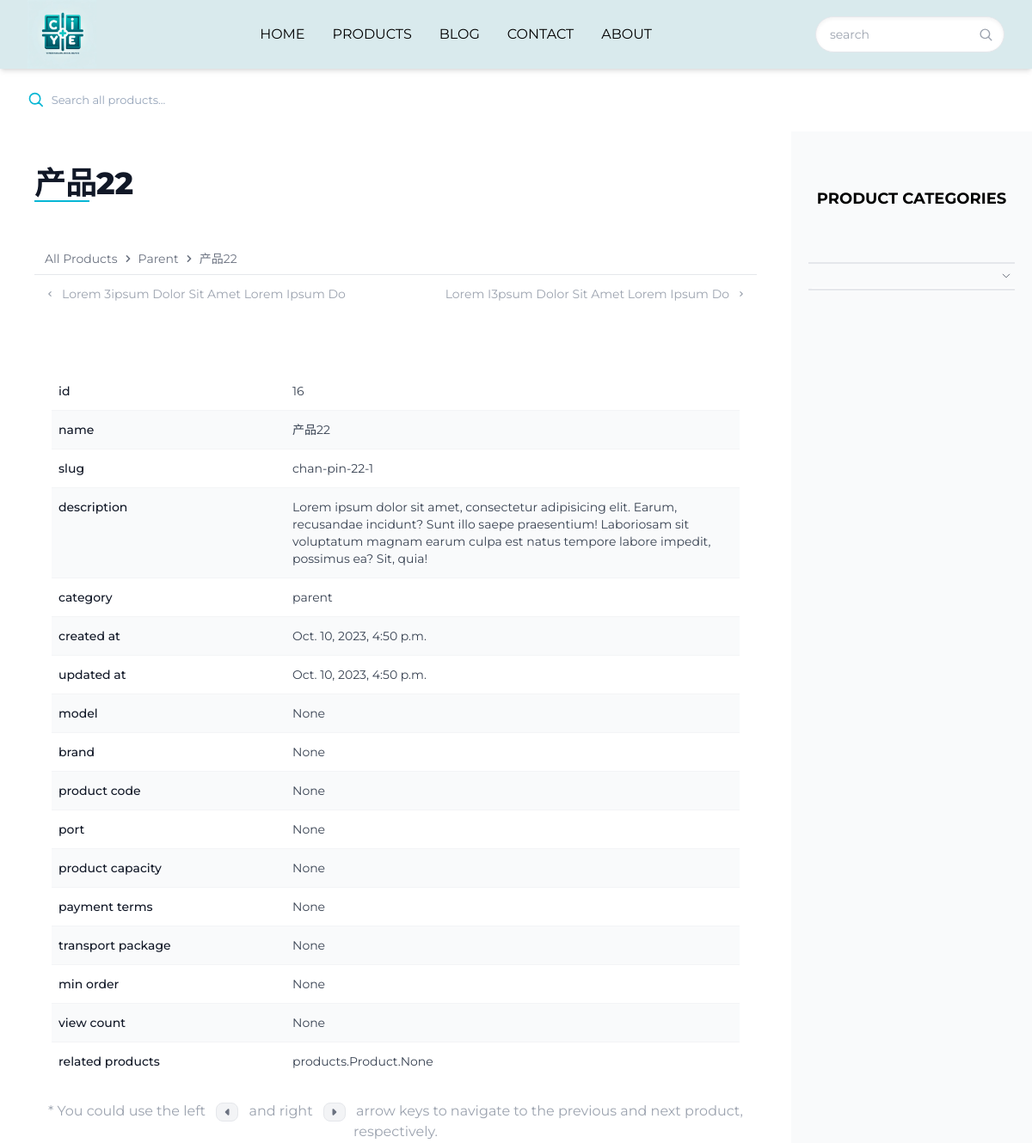
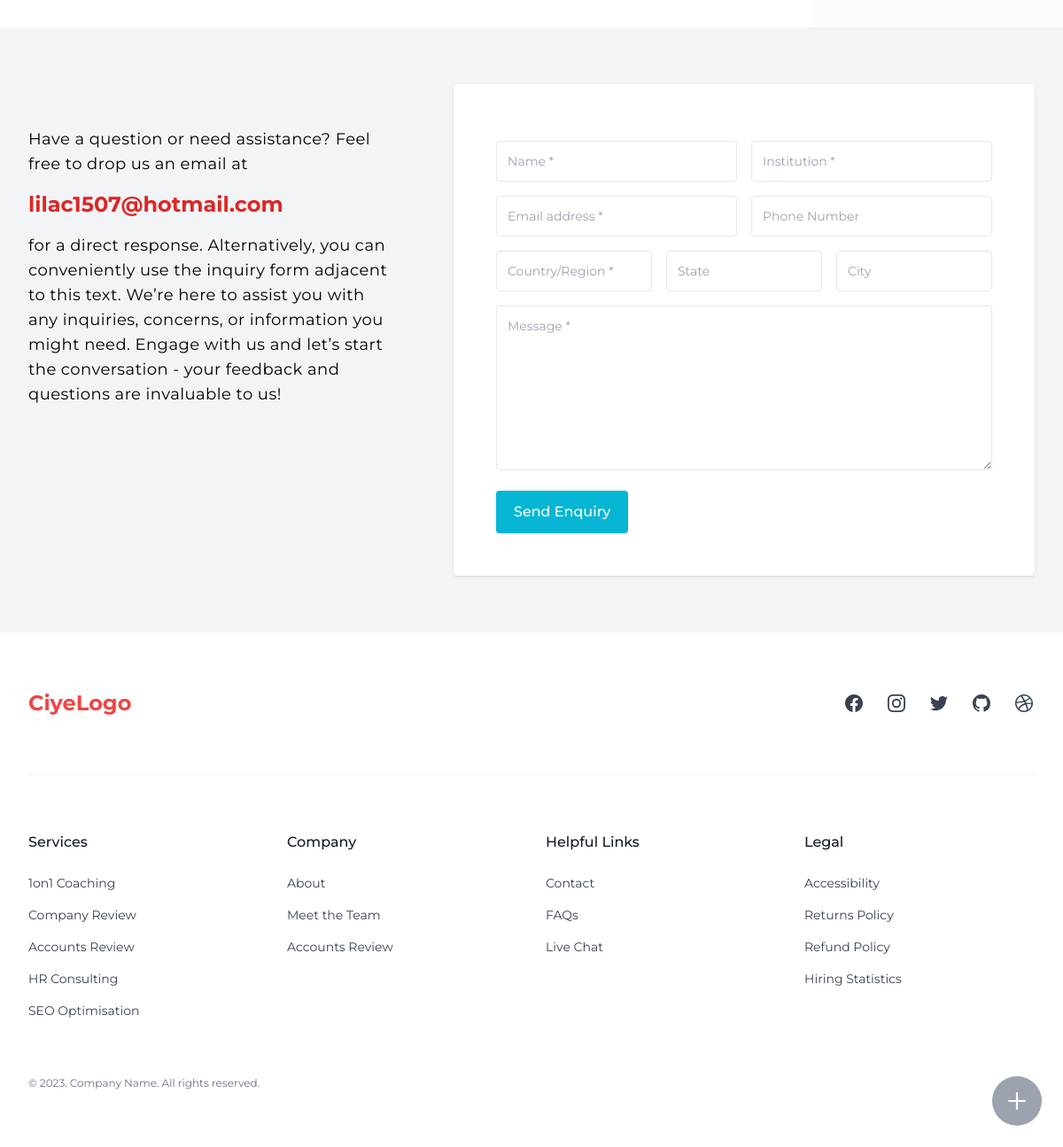
/products/detail/all-products/parent/chan-pin-22-1/, run on the app's committed database (2 pictures, top to bottom).
### products/models.py (models this page shows, shortened)
class Product(models.Model):
    name = models.CharField(max_length=100,db_index=True)
    slug = models.SlugField(max_length=100,blank=True,null=True,unique=True,db_index=True)
    description = models.TextField(blank=True, null=True,db_index=True)
    custom_order = models.IntegerField(default=0)
    category = models.ForeignKey(
        Category, on_delete=models.CASCADE, related_name='products', blank=True, null=True)
    is_active = models.BooleanField(default=True)
    is_featured = models.BooleanField(default=False)
    created_at = models.DateTimeField(auto_now_add=True)
    updated_at = models.DateTimeField(auto_now=True)
    page_title = models.CharField(max_length=100, null=True, blank=True)
    page_keywords = models.CharField(max_length=100, null=True, blank=True)
    page_description = models.TextField(null=True, blank=True)
    model = models.CharField(max_length=100, null=True, blank=True)
    brand = models.CharField(max_length=100, null=True, blank=True)
    product_code = models.CharField(max_length=100, null=True, blank=True)
    port = models.CharField(max_length=100, null=True, blank=True)
    product_capacity = models.CharField(max_length=100, null=True, blank=True)
    payment_terms = models.CharField(max_length=100, null=True, blank=True)
    transport_package = models.CharField(max_length=100, null=True, blank=True)
    min_order = models.CharField(max_length=100, null=True, blank=True)
    related_products = models.ManyToManyField('self',blank=True)
    tags = TaggableManager(blank=True)
    view_count = models.OneToOneField(ViewCount,on_delete=models.CASCADE,null=True,blank=True)
    objects = CommonManager()
    class Meta:
        ordering = ['-is_active','-is_featured','custom_order','-name']
    def get_absolute_url(self):
        category_path = '/'.join([cat.slug for cat in self.category.get_ancestors(include_self=True)])
        return reverse('product-detail', args=[category_path, self.slug])

class Category(MPTTModel):
    name = models.CharField(max_length=50, unique=True)
    slug = models.SlugField(max_length=100, unique=True,null=True,blank=True)
    description = models.CharField(max_length=200, blank=True, null=True)
    parent = TreeForeignKey('self', on_delete=models.CASCADE,
                            null=True, blank=True, related_name='children')
    custom_order = models.IntegerField(default=0)
    created_at = models.DateTimeField(auto_now_add=True)
    updated_at = models.DateTimeField(auto_now=True)
    class MPTTMeta:
        order_insertion_by = ['-custom_order', 'name']
    def __str__(self) -> str:
        return self.name
    class Meta:
        verbose_name_plural = 'Categories'
    def get_absolute_url(self):
        url_list = [self.slug]
        parent = self.parent
        while parent:
            url_list.insert(0, parent.slug)
            parent = parent.parent
        category_path = '/'.join(url_list)
        return reverse('category-products', args=[category_path])

### pages/models.py (models this page shows, shortened)
class ContactInformation(BaseModel):
    name = models.CharField(max_length=50,null=True,blank=True,unique=True)
    info = models.CharField(max_length=100,null=True,blank=True)
    image = models.ImageField(upload_to='contact_information/images',null=True,blank=True)
    link_template = models.CharField(max_length=200, help_text="Use {{contact_info}} to insert contact info",null=True,blank=True)
    link = models.CharField(max_length=200,null=True,blank=True,editable=False)

### products/views.py (the view)
# urls.py: path('detail/<path:category_path>/<slug:slug>/',views.ProductDetail.as_view(),name='product-detail'),
class ProductDetail(DetailView):
    template_name = 'products/product.html'
    model = Product
    context_object_name = 'product'
    extra_context = {
        'partial_template_path': "products/partial/main-detail.html"
    }
    def get_context_data(self, **kwargs) -> dict[str, Any]:
        context = super().get_context_data(**kwargs)
        product = context['object']
        images = product.images.all()
        attribute_names = [field.name for field in Product._meta.get_fields()]
        filtered_attribute_names = [attr for attr in attribute_names if not (attr.startswith(
            "page") or attr.startswith('is') or attr in ['images', 'custom_order'])]
        product_data = {attr.replace("_", " "): getattr(
            product, attr) for attr in filtered_attribute_names}
        context['product_data'] = product_data
        context['images'] = images
        previous_object = Product.objects.filter(category=self.object.category).filter(id__lt=self.object.id).order_by('-id').first()
        next_object = Product.objects.filter(category=self.object.category).filter(id__gt=self.object.id).order_by('id').first()
        context['previous_object'] = previous_object
        context['next_object'] = next_object
        category = self.object.category
        breadcrumbs = []
        for ancestor in category.get_ancestors(include_self=True):
            breadcrumbs.append({'name': ancestor.name, 'url': ancestor.get_absolute_url()})
        breadcrumbs.append({'name': self.object.name, 'url': self.object.get_absolute_url()})
        context['breadcrumbs'] = breadcrumbs  # 添加到上下文中
        context['main_title'] = product.name
        return context
    def render_to_response(self, context, **response_kwargs):
        if self.request.headers.get('HX-Request') == 'true':
            if self.request.headers.get('source') == 'navBar':
                html = render_block_to_string('products/product.html','content',{**context,**global_context(self.request)})
                return HttpResponse(html)
            return render(self.request, 'products/partial/main-detail.html', context)
        else:
            return super().render_to_response(context, **response_kwargs)

### products/templates/products/product.html (shortened to what this page needs)
{% extends "base.html" %}
{% block content %}
  {% include 'search/partial/searchbar-product.html' %}
  <main class="flex flex-col lg:grid grid-cols-1 bg-white  lg:grid-cols-[1fr_280px] ">
    <section id="main-content">
      {% include partial_template_path %}
    </section>
    {% with categories=product_categories category='product' %}
      {% include "partial/sidebar.html" %}
    {% endwith %}
  </main>
  {% include "form_handlers/inquiry.html" %}
{% endblock content %}

### products/templates/products/partial/main-detail.html (shortened to what this page needs)
<div class="custom-container">
  <div>
    {% include "snippet/page-title.html" %}
    {% include "snippet/breadcrumbs.html" %}
  </div>
  {% with next_name=next_object.name previous_name=previous_object.name %}
    {% include "snippet/pagination-prev-next.html" %}
  {% endwith %}
  <div class="bg-white rounded ">
    <div class="w-full py-12 mt-10 sm:p-5">
      <div class="flow-root">
        <dl class="-my-3 text-sm divide-y divide-gray-100">
          {% for attribute, value in product_data.items %}
            <div class="grid grid-cols-1 gap-1 py-3 even:bg-gray-50 sm:grid-cols-3 sm:gap-4">
              <dt class="px-2 font-medium text-gray-900">
                {{ attribute }}
              </dt>
              <dd class="px-2 text-gray-700 sm:col-span-2">
                {{ value }}
              </dd>
            </div>
          {% endfor %}
        </dl>
      </div>
    </div>
  </div>
  <div class="py-4 mb-4 text-center text-gray-400">
    * You could use the left <kbd class="inline-flex items-center px-2 mx-2 py-1.5 text-gray-500 bg-gray-100 border border-gray-200 rounded-lg dark:bg-gray-600 dark:text-gray-100 dark:border-gray-500">
    <svg class="w-2 h-2"
         aria-hidden="true"
         xmlns="http://www.w3.org/2000/svg"
         fill="currentColor"
         viewBox="0 0 10 16">
      <path d="M8.766.566A2 2 0 0 0 6.586 1L1 6.586a2 2 0 0 0 0 2.828L6.586 15A2 2 0 0 0 10 13.586V2.414A2 2 0 0 0 8.766.566Z" />
    </svg>
  </kbd>
  <span> and right  </span>
  <kbd class="inline-flex items-center px-2 py-1.5 text-gray-500 mx-2 bg-gray-100 border border-gray-200 rounded-lg dark:bg-gray-600 dark:text-gray-100 dark:border-gray-500">
    <svg class="w-2 h-2"
         aria-hidden="true"
         xmlns="http://www.w3.org/2000/svg"
         fill="currentColor"
         viewBox="0 0 10 16">
      <path d="M3.414 1A2 2 0 0 0 0 2.414v11.172A2 2 0 0 0 3.414 15L9 9.414a2 2 0 0 0 0-2.828L3.414 1Z" />
    </svg>
  </kbd> arrow keys to navigate to the previous and next product, respectively.
</div>
</div>

### templates/snippet/page-title.html
<header class="prose max-w-none">
  <h1 class="mt-10 capitalize ">
    {{ main_title }}
  </h1>
  <div class="-mt-8 custom-bar">
  </div>
</header>

### templates/snippet/breadcrumbs.html
<nav aria-label="Breadcrumb"
     class="flex items-center justify-center gap-1 mb-3 ">
  <ol class="flex flex-wrap items-center w-full gap-1 px-3 py-2 text-sm text-gray-500 border-b border-gray-200 ">
    {% for crumb in breadcrumbs %}
      {% if not forloop.last %}
        <li>
          <a href="{{ crumb.url }}"
             hx-get="{{ crumb.url }}"
             hx-push-url="true"
             hx-target="#main-content"
             hx-boost="true"
             hx-indicator="#progress-bar"
             class="block capitalize transition hover:text-cyan-500"> {{ crumb.name }} </a>
        </li>
        <li>
          <svg xmlns="http://www.w3.org/2000/svg"
               class="w-4 h-4"
               viewBox="0 0 20 20"
               stroke-width="0.01px"
               fill="currentColor">
            <path stroke="currentColor" fill-rule="evenodd" d="M7.293 14.707a1 1 0 010-1.414L10.586 10 7.293 6.707a1 1 0 011.414-1.414l4 4a1 1 0 010 1.414l-4 4a1 1 0 01-1.414 0z" clip-rule="evenodd" />
          </svg>
        </li>
      {% else %}
        <li>
          <a class="block capitalize transition hover:text-cyan-500">{{ crumb.name }}  </a>
        </li>
      {% endif %}
    {% endfor %}
  </ol>
</nav>

### templates/snippet/pagination-prev-next.html
<ol class="flex items-center justify-between gap-2 px-2 mb-8 text-sm"
    x-data>
  <li>
    {% if previous_object %}
      <a href="{{ previous_object.get_absolute_url }}"
         hx-get="{{ previous_object.get_absolute_url }}"
         hx-target="#main-content"
         hx-push-url="true"
         hx-boost="true"
         x-ref="previousLink"
         hx-indicator="#progress-bar"
         data-scroll-to-top="true"
         @keydown.window="$event.keyCode === 37 ? $refs.previousLink.click() : null"
         class="inline-flex items-center justify-center text-gray-400 bg-white border-gray-200 rounded ps-1 pe-3 rtl:rotate-180">
        <svg xmlns="http://www.w3.org/2000/svg"
             class="w-3 h-3 shrink-0"
             viewBox="0 0 20 20"
             fill="currentColor">
          <path fill-rule="evenodd" d="M12.707 5.293a1 1 0 010 1.414L9.414 10l3.293 3.293a1 1 0 01-1.414 1.414l-4-4a1 1 0 010-1.414l4-4a1 1 0 011.414 0z" clip-rule="evenodd" />
        </svg>
        <span class="capitalize ms-2">{{ previous_name }}</span>
      </a>
    {% endif %}
  </li>
  <li>
    {% if next_object %}
      <a href="{{ next_object.get_absolute_url }}"
         hx-get="{{ next_object.get_absolute_url }}"
         hx-target="#main-content"
         hx-push-url="true"
         hx-boost="true"
         x-ref="nextLink"
         hx-indicator="#progress-bar"
         data-scroll-to-top="true"
         @keydown.window="$event.keyCode === 39 ? $refs.nextLink.click() : null"
         class="inline-flex items-center justify-center text-gray-400 bg-white border-gray-200 rounded ps-3 pe-1 rtl:rotate-180">
        <span class="capitalize me-2">{{ next_name }}</span>
        <svg xmlns="http://www.w3.org/2000/svg"
             class="w-3 h-3 shrink-0"
             viewBox="0 0 20 20"
             fill="currentColor">
          <path fill-rule="evenodd" d="M7.293 14.707a1 1 0 010-1.414L10.586 10 7.293 6.707a1 1 0 011.414-1.414l4 4a1 1 0 010 1.414l-4 4a1 1 0 01-1.414 0z" clip-rule="evenodd" />
        </svg>
      </a>
    {% endif %}
  </li>
</ol>

### form_handlers/templates/form_handlers/inquiry.html (shortened to what this page needs)
<section class="bg-gray-100">
  <div class="px-4 py-16 custom-container sm:px-6 lg:px-8">
    <div class="grid grid-cols-1 gap-x-16 gap-y-8 lg:grid-cols-5">
      <div class="lg:col-span-2 lg:py-12">
        <p class="text-lg tracking-wide ">
          Have a question or need assistance? Feel free to drop us an email at
        </p>
        <div class="my-4">
          <a href="mailto:{{ contact.email.info }}"
             class="text-2xl font-bold text-red-600">
            {{ contact.email.info }}
          </a>
        </div>
        <p class="text-lg tracking-wide ">
          for a direct response. Alternatively, you can conveniently use the inquiry form adjacent to this text. We’re here to assist you with any inquiries, concerns, or information you might need. Engage with us and let’s start the conversation - your feedback and questions are invaluable to us!
        </p>
      </div>
      <div class="p-8 bg-white rounded shadow lg:col-span-3 lg:p-12">
        <form hx-post="{% url 'inquiry_create' %}"
              hx-on::after-request="this.reset()"
              hx-indicator="#submitting"
              hx-swap="outerHTML"
              class="space-y-4"
              hx-target="#submitted">
          {% load widget_tweaks %}
          <div class="grid grid-cols-1 gap-4 sm:grid-cols-2">
            <div>
              {% render_field inquiry_form.name class="w-full p-3 text-sm border-gray-200 rounded" placeholder="Name *" %}
            </div>
            <div>
              {% render_field inquiry_form.institution class="w-full p-3 text-sm border-gray-200 rounded" placeholder="Institution *" %}
            </div>
          </div>
          <div class="grid grid-cols-1 gap-4 sm:grid-cols-2">
            <div>
              {% render_field inquiry_form.email class="w-full p-3 text-sm border-gray-200 rounded" placeholder="Email address *"  id="email" %}
            </div>
            <div>
              {% render_field inquiry_form.phone class="w-full p-3 text-sm border-gray-200 rounded" placeholder="Phone Number" id="phone" %}
            </div>
          </div>
          <div class="grid grid-cols-1 gap-4 text-center sm:grid-cols-3">
            <div>
              {% render_field inquiry_form.country_region class="w-full p-3 text-sm border-gray-200 rounded" placeholder="Country/Region *" %}
            </div>
            <div>
              {% render_field inquiry_form.state class="w-full p-3 text-sm border-gray-200 rounded" placeholder="State" %}
            </div>
            <div>
              {% render_field inquiry_form.city class="w-full p-3 text-sm border-gray-200 rounded" placeholder="City" %}
            </div>
          </div>
          <div>
            {% render_field inquiry_form.message class="w-full p-3 text-sm border-gray-200 rounded" placeholder="Message *" rows="8" id="message" %}
          </div>
          <div class="flex flex-col flex-wrap items-center justify-between mt-4 sm:flex-row">
            <button type="submit"
                    class="relative w-full px-5 py-3 font-medium text-white rounded shadow  hover:underline hover:underline-offset-4 bg-cyan-500 sm:w-auto">
              Send Enquiry
            </button>
          </div>
        </form>
      </div>
    </div>
  </div>
</section>

### data on the page
Product: name "产品22", name "产品22", product_data "产品22" "chan-pin-22-1" "Lorem ipsum dolor sit amet, consectetur adipisicing elit. Earum, recusandae incidunt? Sunt illo saepe praesentium! Laboriosam sit voluptatum magnam earum culpa est natus tempore labore impedit, possimus ea? Sit, quia!" "Oct. 10, 2023, 4:50 p.m." "Oct. 10, 2023, 4:50 p.m."
Category: name "All Products"
Category: name "Parent", attribute "category", name "parent"
Product: name "Lorem 3ipsum Dolor Sit Amet Lorem Ipsum Do"
Product: name "Lorem I3psum Dolor Sit Amet Lorem Ipsum Do"
ContactInformation: email.info "lilac1507@hotmail.com"

### other printed values
{{ attribute }} "id" "name" "slug" "description" "created at" "updated at" "model" "brand" "product code" "port" "product capacity" "payment terms" "transport package" "min order" "view count" "related products"
{{ value }} "16" "None" "None" "None" "None" "None" "None" "None" "None" "None" "products.Product.None"
{{ category }} "PRODUCT"
